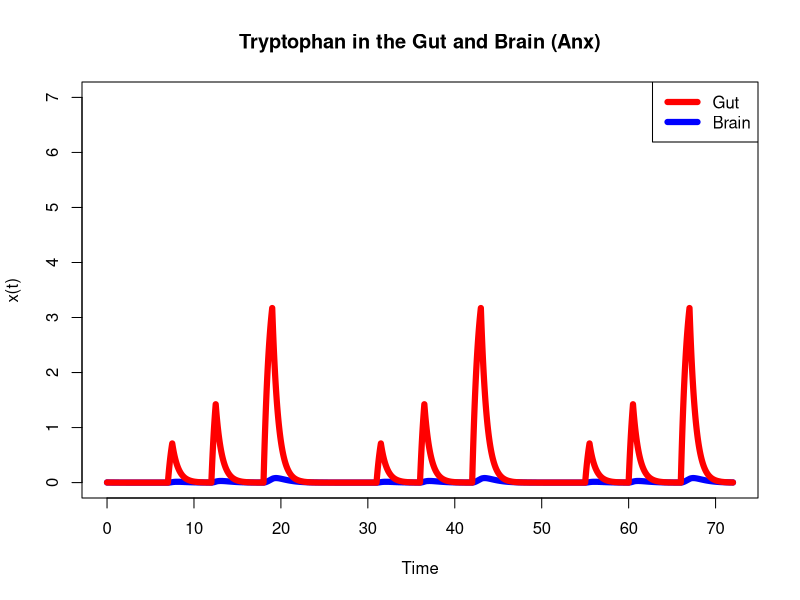
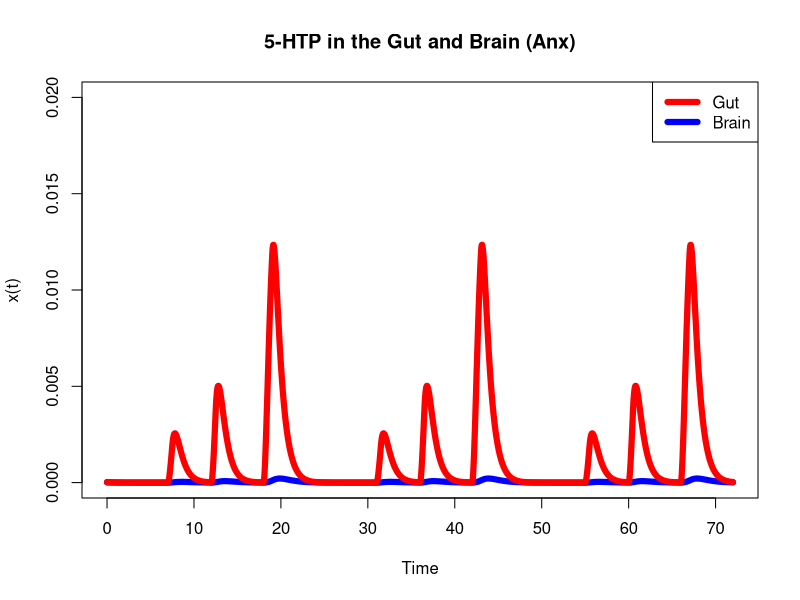
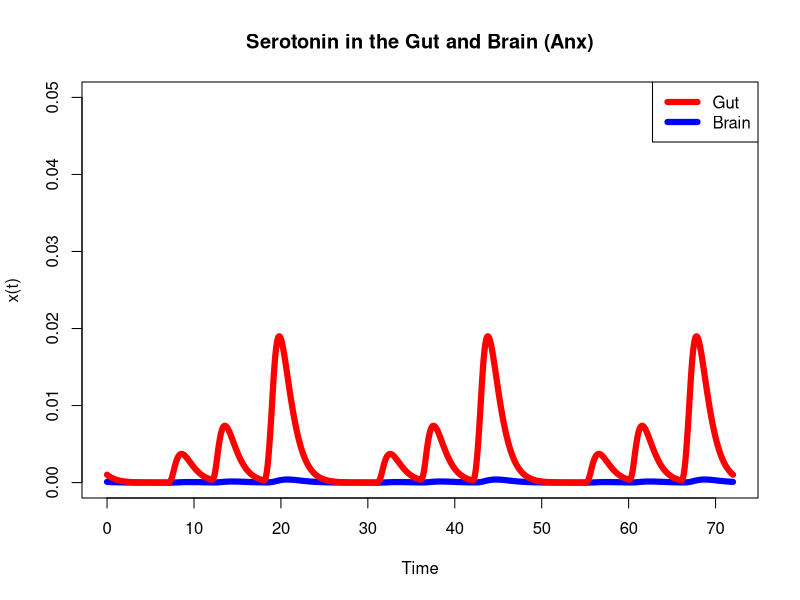

Write the R code that produced these figures, in order.
library(deSolve)   # load the ode solver library

## Define the right-hand side of the ode
## Note that the function's arguments must be in this order, although
## you can call them other names if you wish
food = function(t){
  #just to try something out: on for first two time units, then off 
  #if (t<=2){ food = 1}
  #else { food = 0}
  #food = (sin(0.8*t)+1)^2 # 8 hour period; k = 2*pi/8 = 0.75
  #what if we ate at 7 am, 12 pm, and 6 pm over three days with increasing meal sizes as the day goes on (2, 4, and 6)
  B = 2
  L = 4
  D = 6
  tt = t %% 24
  food = ((tt>=7)&(tt<7.5))*B + ((tt>=12)&(tt<12.5))*L + ((tt>=18)&(tt<19))*D
  
}

BBBode = function(t,x,parms){
  d1 = parms[1]
  d2 = parms[2]
  d3 = parms[3]
  d4 = parms[4]
  d5 = parms[5]
  d6 = parms[6]
  K1 = parms[7]
  K2 = parms[8]
  K3 = parms[9]
  K4 = parms[10]
  K5 = parms[11]
  Ki = parms[12]
  p1 = parms[13]
  p2 = parms[14]
  V1 = parms[15]
  V2 = parms[16]
  V3 = parms[17]
  V4 = parms[18]
  TPHB = parms[19]
  TPHG = parms[20]
  TB = x[1]
  TG = x[2]
  PB = x[3]
  PG = x[4]
  HB = x[5]
  HG = x[6]
  s = food(t) # describes food going in as a function of time
  
  dTBdt = V1*TG/(K1+TG) - (d2*TB) - (((0.01*V3*TB*TPHB)/((K3+TB+(TB^2/Ki))*(K4 + TPHB)))*(1.5-(HB^2/(0.0007682 + HB^2))))
  dTGdt = s - (V1*TG)/(K1 + TG) - (d1*TG) - (((0.02*V2*TG*TPHG)/((K2+TG+(TG^2/Ki))*(K4 + TPHG)))*(1.5-(HG^2/(0.0007682 + HG^2))))
  dPBdt = (((0.01*V3*TB*TPHB)/((K3+TB+(TB^2/Ki))*(K4 + TPHB)))*(1.5-(HB^2/(0.0007682 + HB^2)))) - ((V4*PB)/(K5+PB))
  dPGdt = (((0.02*V2*TG*TPHG)/((K2+TG+(TG^2/Ki))*(K4 + TPHG)))*(1.5-(HG^2/(0.0007682 + HG^2)))) - ((V4*PG)/(K5+PG))
  dHBdt = ((V4*PB)/(K5+PB)) - d5*HB
  dHGdt = ((V4*PG)/(K5+PG)) - d5*HG
  
  # make 0.02 param -- Overall, about 2 percent of ingested tryptophan is used for the synthesis of serotonin (Best 2010)
  # 0.01 of trp is used for serotonin, other trp used for other reactions (Richard 2009)
  # make all numbers into parameters 
  
  xdot = c(dTBdt,dTGdt, dPBdt, dPGdt, dHBdt, dHGdt)
  list(xdot)   
}

## Set the parameters
d1 = 0.277*5 # we got this number using half life? the half life of tryptophan is 2 hrs?
d2 = 1
d3 = 1
d4 = 1
d5 = 1
d6 = 1
K1 = 64
K2 = 40
K3 = 40
K4 = 20
K5 = 160
Ki = 1000
p1 = 1
p2 = 1
V1 = 400*0.01*0.8 # trying to get serotonin in gut 9 times serotonin in brain since 90% of serotonin synthesis is done in gut
V2 = 400
V3 = 400
V4 = 400

TPHB = p2/d3
TPHG = p1/d4
# USE STEADY STATE FOR TPHB and TPHG

# put them in a vector
parms = c(d1, d2, d3, d4, d5, d6, K1, K2, K3, K4, K5, Ki, p1, p2, V1, V2, V3, V4, TPHB, TPHG)

## Set the initial condition
TB0 = 0   # change this? start at where it is at end of the day
TG0 = 0
PB0 = 0
PG0 = 0
HB0 = 0
HG0 = 0
## Set the time interval for the integration
t0 = 0
tf = 24 #multiple days 
dt =.001

## Solve the ode
sol = ode(func = BBBode, y = c(TB0,TG0,PB0,PG0,HB0,HG0), times = seq(t0,tf,by = dt),parms = parms)
## The first column of the solution is the time values, the next columns are the state variables

# run days
L = length(sol[,1])
Xinit=sol[L,2:7]
tf = 72
sol = ode(func = BBBode, y = Xinit, times = seq(t0,tf,by = dt),parms = parms)
# use this as initial values 


## Plot the first solution
plot(sol[,1],sol[,2],type = 'l', lwd = 6, col = 'blue',
     xlab = 'Time',ylab = 'x(t)',ylim=c(0,7),
     main = 'Tryptophan in the Gut and Brain (Anx)')
lines(sol[,1],sol[,3], lwd = 6, col='red')
legend('topright', legend = c('Gut','Brain'),col = c('red','blue'), lwd = 6, lty = c(1,1))

## Plot the second solution
plot(sol[,1],sol[,4],type = 'l', lwd = 6, col = 'blue',
     xlab = 'Time',ylab = 'x(t)',ylim=c(0,0.02),
     main = '5-HTP in the Gut and Brain (Anx)')
lines(sol[,1],sol[,5], lwd = 6, col='red')
legend('topright', legend = c('Gut','Brain'),col = c('red','blue'), lwd = 6, lty = c(1,1))

## Plot the third solution
plot(sol[,1],sol[,6],type = 'l', lwd = 6, col = 'blue',
     xlab = 'Time',ylab = 'x(t)',ylim=c(0,0.05),
     main = 'Serotonin in the Gut and Brain (Anx)')
lines(sol[,1],sol[,7], lwd = 6, col='red')
legend('topright', legend = c('Gut','Brain'),col = c('red','blue'), lwd = 6, lty = c(1,1))
# observe that in our model the brain is 10 times smaller
# is the gut sufficiently ahead of the brain, by how much, is this time difference reasonable 

# how much trp in the brain is used to make serotonin as opposed to other things, even relative to gut
# justify changes (ie 0.01) in front of V3
# determining d and p params
# how much trp gets from gut to brain, how much is used up

# can we mimic some kinds of pathologies that they describe
# different diets, conditions
## what happens if we change some of the parameters we guessed 
# look at other things we modeled, understand them better
